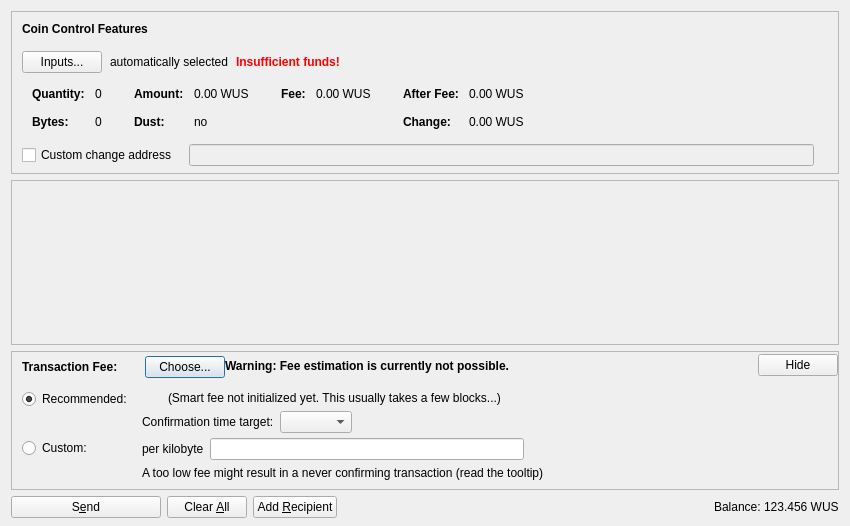
<?xml version="1.0" encoding="UTF-8"?>
<ui version="4.0">
 <class>SendCoinsDialog</class>
 <widget class="QDialog" name="SendCoinsDialog">
  <property name="geometry">
   <rect>
    <x>0</x>
    <y>0</y>
    <width>850</width>
    <height>526</height>
   </rect>
  </property>
  <property name="windowTitle">
   <string>Send Coins</string>
  </property>
  <layout class="QVBoxLayout" name="verticalLayout" stretch="0,1,0,0">
   <property name="bottomMargin">
    <number>8</number>
   </property>
   <item>
    <widget class="QFrame" name="frameCoinControl">
     <property name="sizePolicy">
      <sizepolicy hsizetype="Expanding" vsizetype="Expanding">
       <horstretch>0</horstretch>
       <verstretch>0</verstretch>
      </sizepolicy>
     </property>
     <property name="maximumSize">
      <size>
       <width>16777215</width>
       <height>16777215</height>
      </size>
     </property>
     <property name="frameShape">
      <enum>QFrame::StyledPanel</enum>
     </property>
     <property name="frameShadow">
      <enum>QFrame::Sunken</enum>
     </property>
     <layout class="QVBoxLayout" name="verticalLayoutCoinControl2">
      <property name="spacing">
       <number>0</number>
      </property>
      <property name="leftMargin">
       <number>0</number>
      </property>
      <property name="topMargin">
       <number>0</number>
      </property>
      <property name="rightMargin">
       <number>0</number>
      </property>
      <property name="bottomMargin">
       <number>6</number>
      </property>
      <item>
       <layout class="QVBoxLayout" name="verticalLayoutCoinControl" stretch="0,0,0,0,1">
        <property name="spacing">
         <number>0</number>
        </property>
        <property name="leftMargin">
         <number>10</number>
        </property>
        <property name="topMargin">
         <number>10</number>
        </property>
        <item>
         <layout class="QHBoxLayout" name="horizontalLayoutCoinControl1">
          <property name="bottomMargin">
           <number>15</number>
          </property>
          <item>
           <widget class="QLabel" name="labelCoinControlFeatures">
            <property name="sizePolicy">
             <sizepolicy hsizetype="Preferred" vsizetype="Maximum">
              <horstretch>0</horstretch>
              <verstretch>0</verstretch>
             </sizepolicy>
            </property>
            <property name="font">
             <font>
              <weight>75</weight>
              <bold>true</bold>
             </font>
            </property>
            <property name="styleSheet">
             <string notr="true">font-weight:bold;</string>
            </property>
            <property name="text">
             <string>Coin Control Features</string>
            </property>
           </widget>
          </item>
         </layout>
        </item>
        <item>
         <layout class="QHBoxLayout" name="horizontalLayoutCoinControl2" stretch="0,0,0,0">
          <property name="spacing">
           <number>8</number>
          </property>
          <property name="bottomMargin">
           <number>10</number>
          </property>
          <item>
           <widget class="QPushButton" name="pushButtonCoinControl">
            <property name="styleSheet">
             <string notr="true"/>
            </property>
            <property name="text">
             <string>Inputs...</string>
            </property>
            <property name="autoDefault">
             <bool>false</bool>
            </property>
           </widget>
          </item>
          <item>
           <widget class="QLabel" name="labelCoinControlAutomaticallySelected">
            <property name="text">
             <string>automatically selected</string>
            </property>
            <property name="margin">
             <number>5</number>
            </property>
           </widget>
          </item>
          <item>
           <widget class="QLabel" name="labelCoinControlInsuffFunds">
            <property name="font">
             <font>
              <weight>75</weight>
              <bold>true</bold>
             </font>
            </property>
            <property name="styleSheet">
             <string notr="true">color:red;font-weight:bold;</string>
            </property>
            <property name="text">
             <string>Insufficient funds!</string>
            </property>
            <property name="margin">
             <number>5</number>
            </property>
           </widget>
          </item>
          <item>
           <spacer name="horizontalSpacerCoinControl">
            <property name="orientation">
             <enum>Qt::Horizontal</enum>
            </property>
            <property name="sizeHint" stdset="0">
             <size>
              <width>40</width>
              <height>1</height>
             </size>
            </property>
           </spacer>
          </item>
         </layout>
        </item>
        <item>
         <widget class="QWidget" name="widgetCoinControl" native="true">
          <property name="sizePolicy">
           <sizepolicy hsizetype="Preferred" vsizetype="Preferred">
            <horstretch>0</horstretch>
            <verstretch>0</verstretch>
           </sizepolicy>
          </property>
          <property name="minimumSize">
           <size>
            <width>0</width>
            <height>0</height>
           </size>
          </property>
          <property name="styleSheet">
           <string notr="true"/>
          </property>
          <layout class="QHBoxLayout" name="horizontalLayoutCoinControl5">
           <property name="leftMargin">
            <number>0</number>
           </property>
           <property name="topMargin">
            <number>0</number>
           </property>
           <property name="rightMargin">
            <number>0</number>
           </property>
           <property name="bottomMargin">
            <number>0</number>
           </property>
           <item>
            <layout class="QHBoxLayout" name="horizontalLayoutCoinControl3" stretch="0,0,0,1">
             <property name="spacing">
              <number>20</number>
             </property>
             <property name="topMargin">
              <number>0</number>
             </property>
             <property name="bottomMargin">
              <number>10</number>
             </property>
             <item>
              <layout class="QFormLayout" name="formLayoutCoinControl1">
               <property name="horizontalSpacing">
                <number>10</number>
               </property>
               <property name="verticalSpacing">
                <number>14</number>
               </property>
               <property name="leftMargin">
                <number>10</number>
               </property>
               <property name="topMargin">
                <number>4</number>
               </property>
               <property name="rightMargin">
                <number>6</number>
               </property>
               <item row="0" column="0">
                <widget class="QLabel" name="labelCoinControlQuantityText">
                 <property name="font">
                  <font>
                   <weight>75</weight>
                   <bold>true</bold>
                  </font>
                 </property>
                 <property name="text">
                  <string>Quantity:</string>
                 </property>
                 <property name="margin">
                  <number>0</number>
                 </property>
                </widget>
               </item>
               <item row="0" column="1">
                <widget class="QLabel" name="labelCoinControlQuantity">
                 <property name="cursor">
                  <cursorShape>IBeamCursor</cursorShape>
                 </property>
                 <property name="contextMenuPolicy">
                  <enum>Qt::ActionsContextMenu</enum>
                 </property>
                 <property name="text">
                  <string notr="true">0</string>
                 </property>
                 <property name="margin">
                  <number>0</number>
                 </property>
                 <property name="textInteractionFlags">
                  <set>Qt::LinksAccessibleByMouse|Qt::TextSelectableByKeyboard|Qt::TextSelectableByMouse</set>
                 </property>
                </widget>
               </item>
               <item row="1" column="0">
                <widget class="QLabel" name="labelCoinControlBytesText">
                 <property name="font">
                  <font>
                   <weight>75</weight>
                   <bold>true</bold>
                  </font>
                 </property>
                 <property name="text">
                  <string>Bytes:</string>
                 </property>
                </widget>
               </item>
               <item row="1" column="1">
                <widget class="QLabel" name="labelCoinControlBytes">
                 <property name="cursor">
                  <cursorShape>IBeamCursor</cursorShape>
                 </property>
                 <property name="contextMenuPolicy">
                  <enum>Qt::ActionsContextMenu</enum>
                 </property>
                 <property name="text">
                  <string notr="true">0</string>
                 </property>
                 <property name="textInteractionFlags">
                  <set>Qt::LinksAccessibleByMouse|Qt::TextSelectableByKeyboard|Qt::TextSelectableByMouse</set>
                 </property>
                </widget>
               </item>
              </layout>
             </item>
             <item>
              <layout class="QFormLayout" name="formLayoutCoinControl2">
               <property name="horizontalSpacing">
                <number>10</number>
               </property>
               <property name="verticalSpacing">
                <number>14</number>
               </property>
               <property name="leftMargin">
                <number>6</number>
               </property>
               <property name="topMargin">
                <number>4</number>
               </property>
               <property name="rightMargin">
                <number>6</number>
               </property>
               <item row="0" column="0">
                <widget class="QLabel" name="labelCoinControlAmountText">
                 <property name="font">
                  <font>
                   <weight>75</weight>
                   <bold>true</bold>
                  </font>
                 </property>
                 <property name="text">
                  <string>Amount:</string>
                 </property>
                 <property name="margin">
                  <number>0</number>
                 </property>
                </widget>
               </item>
               <item row="0" column="1">
                <widget class="QLabel" name="labelCoinControlAmount">
                 <property name="cursor">
                  <cursorShape>IBeamCursor</cursorShape>
                 </property>
                 <property name="contextMenuPolicy">
                  <enum>Qt::ActionsContextMenu</enum>
                 </property>
                 <property name="text">
                  <string notr="true">0.00 WUS</string>
                 </property>
                 <property name="textInteractionFlags">
                  <set>Qt::LinksAccessibleByMouse|Qt::TextSelectableByKeyboard|Qt::TextSelectableByMouse</set>
                 </property>
                </widget>
               </item>
               <item row="1" column="0">
                <widget class="QLabel" name="labelCoinControlLowOutputText">
                 <property name="font">
                  <font>
                   <weight>75</weight>
                   <bold>true</bold>
                  </font>
                 </property>
                 <property name="text">
                  <string>Dust:</string>
                 </property>
                </widget>
               </item>
               <item row="1" column="1">
                <widget class="QLabel" name="labelCoinControlLowOutput">
                 <property name="cursor">
                  <cursorShape>IBeamCursor</cursorShape>
                 </property>
                 <property name="contextMenuPolicy">
                  <enum>Qt::ActionsContextMenu</enum>
                 </property>
                 <property name="text">
                  <string notr="true">no</string>
                 </property>
                 <property name="textInteractionFlags">
                  <set>Qt::LinksAccessibleByMouse|Qt::TextSelectableByKeyboard|Qt::TextSelectableByMouse</set>
                 </property>
                </widget>
               </item>
              </layout>
             </item>
             <item>
              <layout class="QFormLayout" name="formLayoutCoinControl3">
               <property name="horizontalSpacing">
                <number>10</number>
               </property>
               <property name="verticalSpacing">
                <number>14</number>
               </property>
               <property name="leftMargin">
                <number>6</number>
               </property>
               <property name="topMargin">
                <number>4</number>
               </property>
               <property name="rightMargin">
                <number>6</number>
               </property>
               <item row="0" column="0">
                <widget class="QLabel" name="labelCoinControlFeeText">
                 <property name="font">
                  <font>
                   <weight>75</weight>
                   <bold>true</bold>
                  </font>
                 </property>
                 <property name="text">
                  <string>Fee:</string>
                 </property>
                 <property name="margin">
                  <number>0</number>
                 </property>
                </widget>
               </item>
               <item row="0" column="1">
                <widget class="QLabel" name="labelCoinControlFee">
                 <property name="cursor">
                  <cursorShape>IBeamCursor</cursorShape>
                 </property>
                 <property name="contextMenuPolicy">
                  <enum>Qt::ActionsContextMenu</enum>
                 </property>
                 <property name="text">
                  <string notr="true">0.00 WUS</string>
                 </property>
                 <property name="textInteractionFlags">
                  <set>Qt::LinksAccessibleByMouse|Qt::TextSelectableByKeyboard|Qt::TextSelectableByMouse</set>
                 </property>
                </widget>
               </item>
              </layout>
             </item>
             <item>
              <layout class="QFormLayout" name="formLayoutCoinControl4">
               <property name="horizontalSpacing">
                <number>10</number>
               </property>
               <property name="verticalSpacing">
                <number>14</number>
               </property>
               <property name="leftMargin">
                <number>6</number>
               </property>
               <property name="topMargin">
                <number>4</number>
               </property>
               <property name="rightMargin">
                <number>6</number>
               </property>
               <item row="0" column="0">
                <widget class="QLabel" name="labelCoinControlAfterFeeText">
                 <property name="font">
                  <font>
                   <weight>75</weight>
                   <bold>true</bold>
                  </font>
                 </property>
                 <property name="text">
                  <string>After Fee:</string>
                 </property>
                 <property name="margin">
                  <number>0</number>
                 </property>
                </widget>
               </item>
               <item row="0" column="1">
                <widget class="QLabel" name="labelCoinControlAfterFee">
                 <property name="cursor">
                  <cursorShape>IBeamCursor</cursorShape>
                 </property>
                 <property name="contextMenuPolicy">
                  <enum>Qt::ActionsContextMenu</enum>
                 </property>
                 <property name="text">
                  <string notr="true">0.00 WUS</string>
                 </property>
                 <property name="textInteractionFlags">
                  <set>Qt::LinksAccessibleByMouse|Qt::TextSelectableByKeyboard|Qt::TextSelectableByMouse</set>
                 </property>
                </widget>
               </item>
               <item row="1" column="0">
                <widget class="QLabel" name="labelCoinControlChangeText">
                 <property name="font">
                  <font>
                   <weight>75</weight>
                   <bold>true</bold>
                  </font>
                 </property>
                 <property name="text">
                  <string>Change:</string>
                 </property>
                </widget>
               </item>
               <item row="1" column="1">
                <widget class="QLabel" name="labelCoinControlChange">
                 <property name="cursor">
                  <cursorShape>IBeamCursor</cursorShape>
                 </property>
                 <property name="contextMenuPolicy">
                  <enum>Qt::ActionsContextMenu</enum>
                 </property>
                 <property name="text">
                  <string notr="true">0.00 WUS</string>
                 </property>
                 <property name="textInteractionFlags">
                  <set>Qt::LinksAccessibleByMouse|Qt::TextSelectableByKeyboard|Qt::TextSelectableByMouse</set>
                 </property>
                </widget>
               </item>
              </layout>
             </item>
            </layout>
           </item>
          </layout>
         </widget>
        </item>
        <item>
         <layout class="QHBoxLayout" name="horizontalLayoutCoinControl4" stretch="0,0,0">
          <property name="spacing">
           <number>12</number>
          </property>
          <property name="sizeConstraint">
           <enum>QLayout::SetDefaultConstraint</enum>
          </property>
          <property name="topMargin">
           <number>5</number>
          </property>
          <property name="rightMargin">
           <number>5</number>
          </property>
          <item>
           <widget class="QCheckBox" name="checkBoxCoinControlChange">
            <property name="toolTip">
             <string>If this is activated, but the change address is empty or invalid, change will be sent to a newly generated address.</string>
            </property>
            <property name="text">
             <string>Custom change address</string>
            </property>
           </widget>
          </item>
          <item>
           <widget class="QValidatedLineEdit" name="lineEditCoinControlChange">
            <property name="enabled">
             <bool>false</bool>
            </property>
            <property name="sizePolicy">
             <sizepolicy hsizetype="Expanding" vsizetype="Fixed">
              <horstretch>0</horstretch>
              <verstretch>0</verstretch>
             </sizepolicy>
            </property>
           </widget>
          </item>
          <item>
           <widget class="QLabel" name="labelCoinControlChangeLabel">
            <property name="sizePolicy">
             <sizepolicy hsizetype="Preferred" vsizetype="Expanding">
              <horstretch>0</horstretch>
              <verstretch>0</verstretch>
             </sizepolicy>
            </property>
            <property name="minimumSize">
             <size>
              <width>0</width>
              <height>0</height>
             </size>
            </property>
            <property name="text">
             <string/>
            </property>
            <property name="margin">
             <number>3</number>
            </property>
           </widget>
          </item>
         </layout>
        </item>
        <item>
         <spacer name="verticalSpacerCoinControl">
          <property name="orientation">
           <enum>Qt::Vertical</enum>
          </property>
          <property name="sizeHint" stdset="0">
           <size>
            <width>800</width>
            <height>1</height>
           </size>
          </property>
         </spacer>
        </item>
       </layout>
      </item>
     </layout>
    </widget>
   </item>
   <item>
    <widget class="QScrollArea" name="scrollArea">
     <property name="widgetResizable">
      <bool>true</bool>
     </property>
     <widget class="QWidget" name="scrollAreaWidgetContents">
      <property name="geometry">
       <rect>
        <x>0</x>
        <y>0</y>
        <width>830</width>
        <height>104</height>
       </rect>
      </property>
      <layout class="QVBoxLayout" name="verticalLayout_2" stretch="0,1">
       <property name="leftMargin">
        <number>0</number>
       </property>
       <property name="topMargin">
        <number>0</number>
       </property>
       <property name="rightMargin">
        <number>0</number>
       </property>
       <property name="bottomMargin">
        <number>0</number>
       </property>
       <item>
        <layout class="QVBoxLayout" name="entries">
         <property name="spacing">
          <number>6</number>
         </property>
        </layout>
       </item>
       <item>
        <spacer name="verticalSpacer">
         <property name="orientation">
          <enum>Qt::Vertical</enum>
         </property>
         <property name="sizeHint" stdset="0">
          <size>
           <width>20</width>
           <height>40</height>
          </size>
         </property>
        </spacer>
       </item>
      </layout>
     </widget>
    </widget>
   </item>
   <item>
    <widget class="QFrame" name="frameFee">
     <property name="sizePolicy">
      <sizepolicy hsizetype="Expanding" vsizetype="Expanding">
       <horstretch>0</horstretch>
       <verstretch>0</verstretch>
      </sizepolicy>
     </property>
     <property name="maximumSize">
      <size>
       <width>16777215</width>
       <height>16777215</height>
      </size>
     </property>
     <property name="frameShape">
      <enum>QFrame::StyledPanel</enum>
     </property>
     <property name="frameShadow">
      <enum>QFrame::Sunken</enum>
     </property>
     <layout class="QVBoxLayout" name="verticalLayoutFee1">
      <property name="spacing">
       <number>0</number>
      </property>
      <property name="leftMargin">
       <number>0</number>
      </property>
      <property name="topMargin">
       <number>0</number>
      </property>
      <property name="rightMargin">
       <number>0</number>
      </property>
      <property name="bottomMargin">
       <number>0</number>
      </property>
      <item>
       <layout class="QVBoxLayout" name="verticalLayoutFee2" stretch="0,0,0">
        <property name="spacing">
         <number>0</number>
        </property>
        <property name="leftMargin">
         <number>10</number>
        </property>
        <property name="topMargin">
         <number>0</number>
        </property>
        <item>
         <layout class="QHBoxLayout" name="horizontalLayoutFee1">
          <property name="bottomMargin">
           <number>0</number>
          </property>
          <item>
           <layout class="QVBoxLayout" name="verticalLayoutFee7">
            <property name="spacing">
             <number>0</number>
            </property>
            <item>
             <spacer name="verticalSpacerSmartFee">
              <property name="orientation">
               <enum>Qt::Vertical</enum>
              </property>
              <property name="sizeType">
               <enum>QSizePolicy::Fixed</enum>
              </property>
              <property name="sizeHint" stdset="0">
               <size>
                <width>1</width>
                <height>4</height>
               </size>
              </property>
             </spacer>
            </item>
            <item>
             <layout class="QHBoxLayout" name="horizontalLayoutSmartFee">
              <property name="spacing">
               <number>10</number>
              </property>
              <item>
               <widget class="QLabel" name="labelFeeHeadline">
                <property name="sizePolicy">
                 <sizepolicy hsizetype="Preferred" vsizetype="Maximum">
                  <horstretch>0</horstretch>
                  <verstretch>0</verstretch>
                 </sizepolicy>
                </property>
                <property name="font">
                 <font>
                  <weight>75</weight>
                  <bold>true</bold>
                 </font>
                </property>
                <property name="styleSheet">
                 <string notr="true">font-weight:bold;</string>
                </property>
                <property name="text">
                 <string>Transaction Fee:</string>
                </property>
               </widget>
              </item>
              <item>
               <widget class="QLabel" name="labelFeeMinimized">
                <property name="text">
                 <string/>
                </property>
               </widget>
              </item>
              <item>
               <widget class="QPushButton" name="buttonChooseFee">
                <property name="text">
                 <string>Choose...</string>
                </property>
               </widget>
              </item>
             </layout>
            </item>
            <item>
             <spacer name="verticalSpacer_5">
              <property name="orientation">
               <enum>Qt::Vertical</enum>
              </property>
              <property name="sizeHint" stdset="0">
               <size>
                <width>1</width>
                <height>1</height>
               </size>
              </property>
             </spacer>
            </item>
           </layout>
          </item>
          <item>
           <widget class="QLabel" name="fallbackFeeWarningLabel">
            <property name="toolTip">
             <string>Using the fallbackfee can result in sending a transaction that will take several hours or days (or never) to confirm. Consider choosing your fee manually or wait until you have validated the complete chain.</string>
            </property>
            <property name="font">
            <font>
                <weight>75</weight>
                <bold>true</bold>
            </font>
            </property>
            <property name="text">
             <string>Warning: Fee estimation is currently not possible.</string>
            </property>
            <property name="wordWrap">
             <bool>false</bool>
            </property>
           </widget>
          </item>
          <item>
           <spacer name="horizontalSpacer_4">
            <property name="orientation">
             <enum>Qt::Horizontal</enum>
            </property>
            <property name="sizeType">
             <enum>QSizePolicy::MinimumExpanding</enum>
            </property>
            <property name="sizeHint" stdset="0">
             <size>
              <width>40</width>
              <height>20</height>
             </size>
            </property>
           </spacer>
          </item>
          <item>
           <widget class="QPushButton" name="buttonMinimizeFee">
            <property name="toolTip">
             <string>collapse fee-settings</string>
            </property>
            <property name="text">
             <string>Hide</string>
            </property>
           </widget>
          </item>
         </layout>
        </item>
        <item>
         <widget class="QFrame" name="frameFeeSelection">
          <layout class="QVBoxLayout" name="verticalLayoutFee12">
           <property name="spacing">
            <number>0</number>
           </property>
           <property name="leftMargin">
            <number>0</number>
           </property>
           <property name="topMargin">
            <number>0</number>
           </property>
           <property name="rightMargin">
            <number>0</number>
           </property>
           <property name="bottomMargin">
            <number>0</number>
           </property>
           <item>
            <layout class="QGridLayout" name="gridLayoutFee">
             <property name="topMargin">
              <number>10</number>
             </property>
             <property name="bottomMargin">
              <number>4</number>
             </property>
             <property name="horizontalSpacing">
              <number>10</number>
             </property>
             <property name="verticalSpacing">
              <number>4</number>
             </property>
             <item row="1" column="1">
              <layout class="QVBoxLayout" name="verticalLayoutFee8">
               <property name="spacing">
                <number>6</number>
               </property>
               <item>
                <layout class="QHBoxLayout" name="horizontalLayoutFee13">
                 <item>
                  <widget class="QLabel" name="labelCustomPerKilobyte">
                   <property name="toolTip">
                    <string>Specify a custom fee per kB (1,000 bytes) of the transaction's virtual size.

Note:  Since the fee is calculated on a per-byte basis, a fee of "100 satoshis per kB" for a transaction size of 500 bytes (half of 1 kB) would ultimately yield a fee of only 50 satoshis.</string>
                   </property>
                   <property name="text">
                    <string>per kilobyte</string>
                   </property>
                  </widget>
                 </item>
                 <item>
                  <widget class="BitcoinAmountField" name="customFee"/>
                 </item>
                 <item>
                  <spacer name="horizontalSpacer_6">
                   <property name="orientation">
                    <enum>Qt::Horizontal</enum>
                   </property>
                   <property name="sizeHint" stdset="0">
                    <size>
                     <width>1</width>
                     <height>1</height>
                    </size>
                   </property>
                  </spacer>
                 </item>
                </layout>
               </item>
               <item>
                <layout class="QHBoxLayout" name="horizontalLayoutFee8">
                 <item>
                  <widget class="QLabel" name="labelCustomFeeWarning">
                   <property name="enabled">
                    <bool>true</bool>
                   </property>
                   <property name="toolTip">
                    <string>When there is less transaction volume than space in the blocks, miners as well as relaying nodes may enforce a minimum fee. Paying only this minimum fee is just fine, but be aware that this can result in a never confirming transaction once there is more demand for wusion transactions than the network can process.</string>
                   </property>
                   <property name="text">
                    <string>A too low fee might result in a never confirming transaction (read the tooltip)</string>
                   </property>
                  </widget>
                 </item>
                 <item>
                  <spacer name="horizontalSpacer_2">
                   <property name="orientation">
                    <enum>Qt::Horizontal</enum>
                   </property>
                   <property name="sizeHint" stdset="0">
                    <size>
                     <width>1</width>
                     <height>1</height>
                    </size>
                   </property>
                  </spacer>
                 </item>
                </layout>
               </item>
              </layout>
             </item>
             <item row="0" column="0">
              <layout class="QVBoxLayout" name="verticalLayoutFee4" stretch="0,1">
               <item>
                <widget class="QRadioButton" name="radioSmartFee">
                 <property name="text">
                  <string>Recommended:</string>
                 </property>
                 <property name="checked">
                  <bool>true</bool>
                 </property>
                 <attribute name="buttonGroup">
                  <string notr="true">groupFee</string>
                 </attribute>
                </widget>
               </item>
               <item>
                <spacer name="verticalSpacer_2">
                 <property name="orientation">
                  <enum>Qt::Vertical</enum>
                 </property>
                 <property name="sizeHint" stdset="0">
                  <size>
                   <width>1</width>
                   <height>1</height>
                  </size>
                 </property>
                </spacer>
               </item>
              </layout>
             </item>
             <item row="1" column="0">
              <layout class="QVBoxLayout" name="verticalLayoutFee9" stretch="0,1">
               <item>
                <widget class="QRadioButton" name="radioCustomFee">
                 <property name="text">
                  <string>Custom:</string>
                 </property>
                 <attribute name="buttonGroup">
                  <string notr="true">groupFee</string>
                 </attribute>
                </widget>
               </item>
               <item>
                <spacer name="verticalSpacer_6">
                 <property name="orientation">
                  <enum>Qt::Vertical</enum>
                 </property>
                 <property name="sizeHint" stdset="0">
                  <size>
                   <width>1</width>
                   <height>1</height>
                  </size>
                 </property>
                </spacer>
               </item>
              </layout>
             </item>
             <item row="0" column="1">
              <layout class="QVBoxLayout" name="verticalLayoutFee3" stretch="0,0,1">
               <property name="spacing">
                <number>6</number>
               </property>
               <property name="topMargin">
                <number>2</number>
               </property>
               <item>
                <layout class="QHBoxLayout" name="horizontalLayoutFee12">
                 <item>
                  <widget class="QLabel" name="labelSmartFee">
                   <property name="text">
                    <string/>
                   </property>
                  </widget>
                 </item>
                 <item>
                  <widget class="QLabel" name="labelFeeEstimation">
                   <property name="text">
                    <string/>
                   </property>
                  </widget>
                 </item>
                 <item>
                  <widget class="QLabel" name="labelSmartFee2">
                   <property name="text">
                    <string>(Smart fee not initialized yet. This usually takes a few blocks...)</string>
                   </property>
                  </widget>
                 </item>
                 <item>
                  <spacer name="horizontalSpacer_5">
                   <property name="orientation">
                    <enum>Qt::Horizontal</enum>
                   </property>
                   <property name="sizeHint" stdset="0">
                    <size>
                     <width>1</width>
                     <height>1</height>
                    </size>
                   </property>
                  </spacer>
                 </item>
                </layout>
               </item>
               <item>
                <layout class="QHBoxLayout" name="horizontalLayoutFee9">
                 <item>
                  <layout class="QVBoxLayout" name="verticalLayoutFee6">
                   <item>
                    <widget class="QLabel" name="labelSmartFee3">
                     <property name="text">
                      <string>Confirmation time target:</string>
                     </property>
                    </widget>
                   </item>
                  </layout>
                 </item>
                 <item>
                  <layout class="QVBoxLayout" name="verticalLayoutFee5">
                   <property name="rightMargin">
                    <number>30</number>
                   </property>
                   <item>
                    <layout class="QHBoxLayout" name="horizontalLayoutConfTarget">
                     <property name="bottomMargin">
                      <number>0</number>
                     </property>
                     <item>
                      <widget class="QComboBox" name="confTargetSelector"/>
                     </item>
                     <item>
                      <spacer name="horizontalSpacerConfTarget">
                       <property name="orientation">
                        <enum>Qt::Horizontal</enum>
                       </property>
                       <property name="sizeHint" stdset="0">
                        <size>
                         <width>40</width>
                         <height>20</height>
                        </size>
                       </property>
                      </spacer>
                     </item>
                    </layout>
                   </item>
                  </layout>
                 </item>
                </layout>
               </item>
               <item>
                <spacer name="verticalSpacer_4">
                 <property name="orientation">
                  <enum>Qt::Vertical</enum>
                 </property>
                 <property name="sizeHint" stdset="0">
                  <size>
                   <width>1</width>
                   <height>1</height>
                  </size>
                 </property>
                </spacer>
               </item>
              </layout>
             </item>
            </layout>
           </item>
          </layout>
         </widget>
        </item>
        <item>
         <spacer name="verticalSpacerFee">
          <property name="orientation">
           <enum>Qt::Vertical</enum>
          </property>
          <property name="sizeHint" stdset="0">
           <size>
            <width>40</width>
            <height>5</height>
           </size>
          </property>
         </spacer>
        </item>
       </layout>
      </item>
     </layout>
    </widget>
   </item>
   <item>
    <layout class="QHBoxLayout" name="horizontalLayout">
     <item>
      <widget class="QPushButton" name="sendButton">
       <property name="minimumSize">
        <size>
         <width>150</width>
         <height>0</height>
        </size>
       </property>
       <property name="toolTip">
        <string>Confirm the send action</string>
       </property>
       <property name="text">
        <string>S&amp;end</string>
       </property>
       <property name="icon">
        <iconset resource="../bitcoin.qrc">
         <normaloff>:/icons/send</normaloff>:/icons/send</iconset>
       </property>
       <property name="autoDefault">
        <bool>false</bool>
       </property>
       <property name="default">
        <bool>false</bool>
       </property>
      </widget>
     </item>
     <item>
      <widget class="QPushButton" name="clearButton">
       <property name="sizePolicy">
        <sizepolicy hsizetype="Minimum" vsizetype="Fixed">
         <horstretch>0</horstretch>
         <verstretch>0</verstretch>
        </sizepolicy>
       </property>
       <property name="toolTip">
        <string>Clear all fields of the form.</string>
       </property>
       <property name="text">
        <string>Clear &amp;All</string>
       </property>
       <property name="icon">
        <iconset resource="../bitcoin.qrc">
         <normaloff>:/icons/remove</normaloff>:/icons/remove</iconset>
       </property>
       <property name="autoDefault">
        <bool>false</bool>
       </property>
      </widget>
     </item>
     <item>
      <widget class="QPushButton" name="addButton">
       <property name="toolTip">
        <string>Send to multiple recipients at once</string>
       </property>
       <property name="text">
        <string>Add &amp;Recipient</string>
       </property>
       <property name="icon">
        <iconset resource="../bitcoin.qrc">
         <normaloff>:/icons/add</normaloff>:/icons/add</iconset>
       </property>
       <property name="autoDefault">
        <bool>false</bool>
       </property>
      </widget>
     </item>
     <item>
      <spacer name="horizontalSpacer">
       <property name="orientation">
        <enum>Qt::Horizontal</enum>
       </property>
       <property name="sizeHint" stdset="0">
        <size>
         <width>40</width>
         <height>20</height>
        </size>
       </property>
      </spacer>
     </item>
     <item>
      <layout class="QHBoxLayout" name="horizontalLayout_2">
       <property name="spacing">
        <number>3</number>
       </property>
       <item>
        <widget class="QLabel" name="label">
         <property name="sizePolicy">
          <sizepolicy hsizetype="Preferred" vsizetype="Fixed">
           <horstretch>0</horstretch>
           <verstretch>0</verstretch>
          </sizepolicy>
         </property>
         <property name="text">
          <string>Balance:</string>
         </property>
        </widget>
       </item>
       <item>
        <widget class="QLabel" name="labelBalance">
         <property name="sizePolicy">
          <sizepolicy hsizetype="Preferred" vsizetype="Fixed">
           <horstretch>0</horstretch>
           <verstretch>0</verstretch>
          </sizepolicy>
         </property>
         <property name="cursor">
          <cursorShape>IBeamCursor</cursorShape>
         </property>
         <property name="text">
          <string notr="true">123.456 WUS</string>
         </property>
         <property name="textInteractionFlags">
          <set>Qt::LinksAccessibleByMouse|Qt::TextSelectableByKeyboard|Qt::TextSelectableByMouse</set>
         </property>
        </widget>
       </item>
      </layout>
     </item>
    </layout>
   </item>
  </layout>
 </widget>
 <customwidgets>
  <customwidget>
   <class>QValidatedLineEdit</class>
   <extends>QLineEdit</extends>
   <header>qt/qvalidatedlineedit.h</header>
  </customwidget>
  <customwidget>
   <class>BitcoinAmountField</class>
   <extends>QLineEdit</extends>
   <header>qt/bitcoinamountfield.h</header>
   <container>1</container>
  </customwidget>
 </customwidgets>
 <resources>
  <include location="../bitcoin.qrc"/>
 </resources>
 <connections/>
 <buttongroups>
  <buttongroup name="groupFee"/>
 </buttongroups>
</ui>
